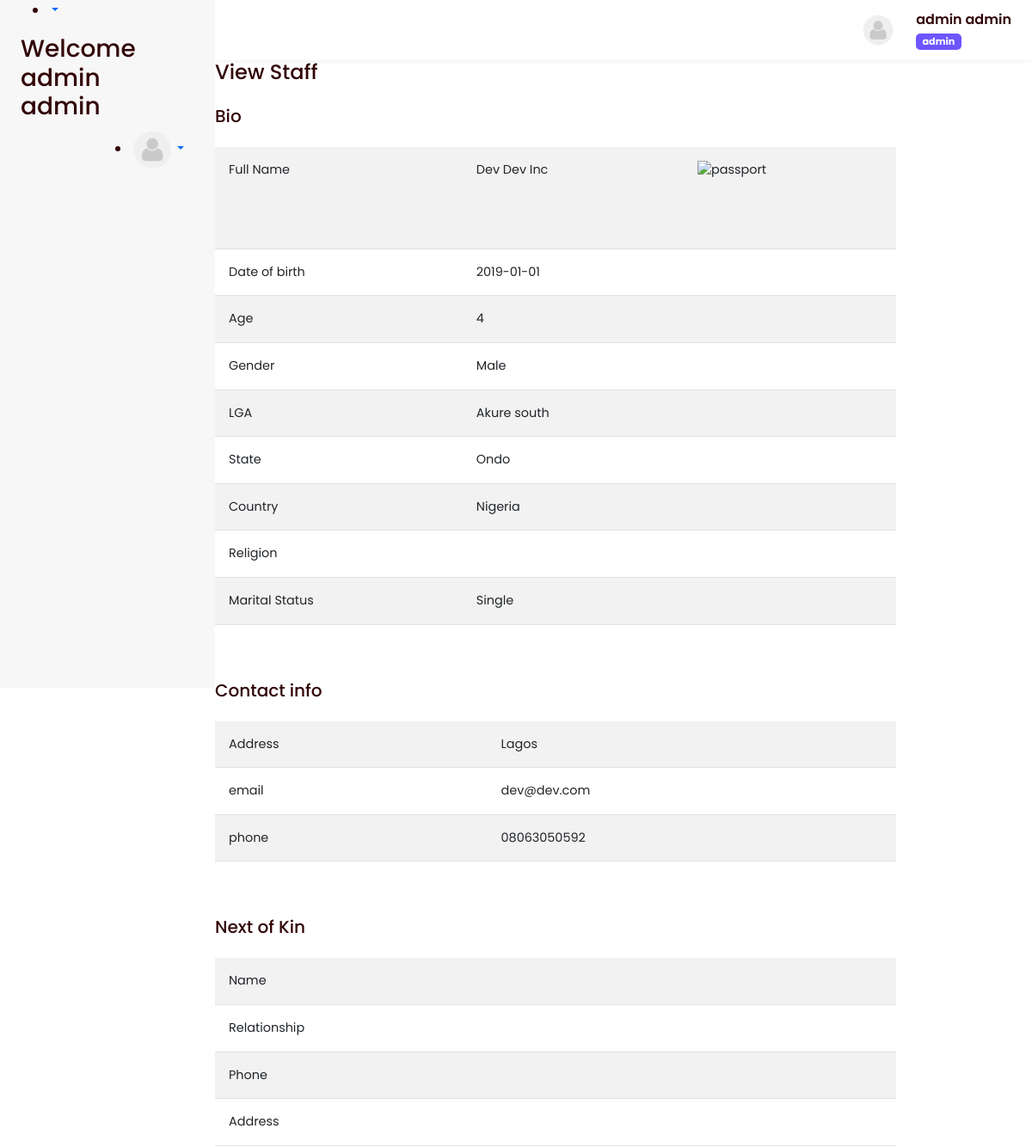
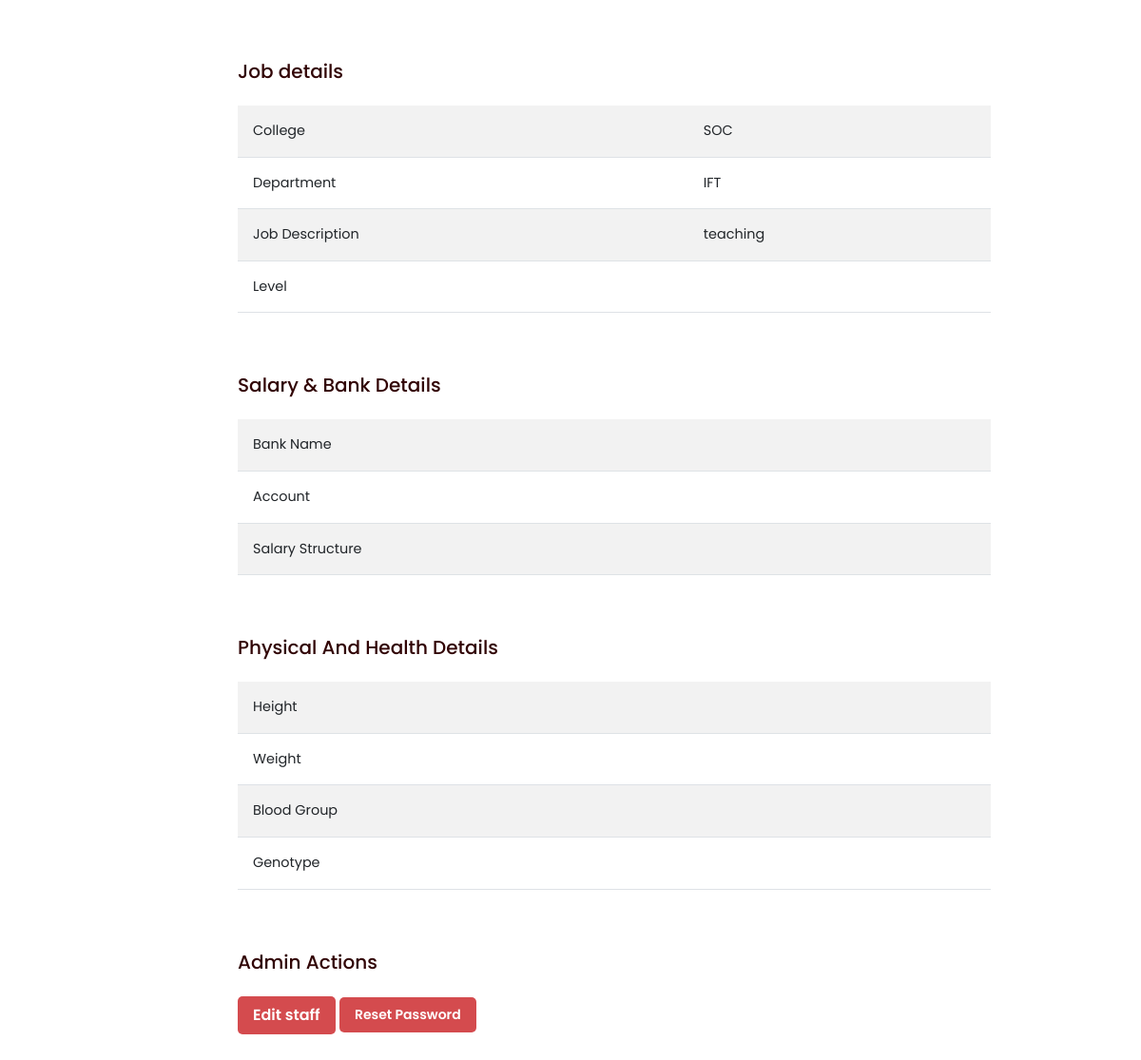
Page /admin/view_staff.php?is=8c5a0e4d07867c72ddc229a1b5bece9d (signed in) on the committed database (2 pictures, top to bottom).
### tables this page shows
CREATE TABLE `staff` (
  `sn` int(11) NOT NULL,
  `fname` varchar(20) NOT NULL,
  `mname` varchar(20) NOT NULL,
  `lname` varchar(20) NOT NULL,
  `gender` varchar(7) NOT NULL,
  `title` varchar(5) NOT NULL,
  `username` varchar(200) NOT NULL,
  `employee` varchar(20) NOT NULL,
  `job_description` varchar(20) NOT NULL,
  `marital_status` varchar(20) NOT NULL,
  `address` text NOT NULL,
  `phone` varchar(15) NOT NULL,
  `email` varchar(200) NOT NULL,
  `lga` varchar(20) NOT NULL,
  `state` varchar(20) NOT NULL,
  `country` varchar(20) NOT NULL,
  `salary_status` varchar(20) NOT NULL,
  `level` varchar(20) NOT NULL,
  `date_employed` varchar(11) NOT NULL,
  `picture` varchar(200) NOT NULL,
  `religion` varchar(20) NOT NULL,
  `nok` varchar(20) NOT NULL,
  `rnok` varchar(20) NOT NULL,
  `pnok` varchar(16) NOT NULL,
  `qualification` varchar(20) NOT NULL,
  `age` int(11) NOT NULL,
  `dob` varchar(10) NOT NULL,
  `department` varchar(20) NOT NULL,
  `college` varchar(120) NOT NULL,
  `program` varchar(120) NOT NULL,
  `bank` varchar(20) NOT NULL,
  `acc` varchar(15) NOT NULL,
  `last_update` varchar(20) NOT NULL,
  `genotype` varchar(25) NOT NULL,
  `blood_group` varchar(50) NOT NULL,
  `weight` varchar(50) NOT NULL,
  `height` varchar(50) NOT NULL,
  `anok` text NOT NULL,
  `role` text NOT NULL
);

### admin/header.php (called while the page is built, shortened)
<?php include("../conn.php") ?>
<?php session_start();
$users = $_SESSION['users'];
$s1 = mysqli_query($con, "SELECT * FROM admin where username = '$users'");
$sh1 = mysqli_fetch_array($s1);
$name1 = $sh1['fname'] . " " . $sh1['lname'];
$img = $sh1['picture'];
if ($img == "") {
    $img2 = "passport/default.png";
} else {
    $img2 = $img;
}
$role = "admin";
?>
<?php include("../extras/header.php") ?>

### admin/view_staff.php (the view, shortened to what this page needs)
<?php include("header.php") ?>
<div class="content">
	<div class="col-sm-10 mb-5">
		<div class="content">
			<div id="p_heading">
				<?php
				$users = $_SESSION['users'];
				$s1  = mysqli_query($con, "SELECT * FROM admin where username = '$users'");
				$sh1 = mysqli_fetch_array($s1);
				$name1 = $sh1['fname'] . " " . $sh1['lname'];
				$img = $sh1['picture'];
				if ($img == "") {
					$img2 = "passport/default.png";
				} else {
					$img2 = $img;
				}
				?>
				<?php include("nav.php") ?>
			</div>
			<div class="panel-body">
				<h4>View Staff</h4>
			</div>
			<?php
			$user = $_GET['is'];
			$s2 = mysqli_query($con, "SELECT * FROM  staff where username = '$user'");
			$sh2 = mysqli_fetch_array($s2);
			$fname = $sh2['fname'];
			$lname = $sh2['lname'];
			$mname = $sh2['mname'];
			$email = $sh2['email'];
			$phone = $sh2['phone'];
			$gender = $sh2['gender'];
			$address = $sh2['address'];
			$religion = $sh2['religion'];
			$state = $sh2['state'];
			$lga = $sh2['lga'];
			$country = $sh2['country'];
			$birthday = $sh2['dob'];
			$height = $sh2['height'];
			$weight = $sh2['weight'];
			$department = $sh2['department'];
			$genotype = $sh2['genotype'];
			$level = $sh2['level'];
			$job = $sh2['job_description'];
			$bank = $sh2['bank'];
			$acc = $sh2['acc'];
			$nok = $sh2['nok'];
			$rnok = $sh2['rnok'];
			$pnok = $sh2['pnok'];
			$anok = $sh2['anok'];
			$salary = $sh2['salary_status'];
			$marital = $sh2['marital_status'];
			$blood_group = $sh2['blood_group'];
			$staff_passport = $sh2['picture'];
			$college = $sh2['college'];
			function ageProcessor($bday = '')
			{
				$dob = date_create(date('d-m-Y H:i:s', strtotime($bday)));
				$now = date_create(date('Y-m-d H:i:s'));
				return date_diff($dob, $now)->format('%y');
			}
			$ageget =  ageProcessor($birthday);
			if ($birthday == "") {
				$age = "";
			} else {
				$age = $ageget;
			}
			?>
			<div class="panel-body">
				<div class="thumbnail">
					<h5><span class="glyphicon glyphicon-user"></span> Bio</h5>
					<table class="table table-striped">
						<tr>
							<td class="td-style">Full Name</td>
							<td class="td-style"><?php echo $fname . ' ' . $mname . ' ' . $lname ?></td>
							<td><img src="../staff/<?php echo $staff_passport ?>" class="thumbnail img-responsive" alt="passport" style="height: 120px; width: 120px;"></td>
						</tr>
						<tr>
							<td class="td-style">Date of birth</td>
							<td class="td-style"><?php echo $birthday ?></td>
							<td></td>
						</tr>
						<tr>
							<td class="td-style">Age</td>
							<td class="td-style"><?php echo $age ?></td>
							<td></td>
						</tr>
						<tr>
							<td class="td-style">Gender</td>
							<td class="td-style"><?php echo $gender ?></td>
							<td></td>
						</tr>
						<tr>
							<td class="td-style">LGA</td>
							<td class="td-style"><?php echo $lga ?></td>
							<td></td>
						</tr>
						<tr>
							<td class="td-style">State</td>
							<td class="td-style"><?php echo $state ?></td>
							<td></td>
						</tr>
						<tr>
							<td class="td-style">Country</td>
							<td class="td-style"><?php echo $country ?></td>
							<td></td>
						</tr>
						<tr>
							<td class="td-style">Religion</td>
							<td class="td-style"><?php echo $religion ?></td>
							<td></td>
						</tr>
						<tr>
							<td class="td-style">Marital Status</td>
							<td class="td-style"><?php echo $marital ?></td>
							<td></td>
						</tr>
					</table>
				</div>
				<div class="thumbnail">
					<h5><span class="glyphicon glyphicon-phone-alt"></span> Contact info </h5>
					<table class="table table-striped">
						<tr>
							<td>Address</td>
							<td><?php echo $address ?></td>
						</tr>
						<tr>
							<td>email</td>
							<td><?php echo $email ?></td>
						</tr>
						<tr>
							<td>phone</td>
							<td><?php echo $phone ?></td>
						</tr>
					</table>
				</div>
				<div class="thumbnail">
					<h5><span class=" fa fa-group"></span> Next of Kin</h5>
					<table class="table table-striped">
						<tr>
							<td>Name</td>
							<td><?php echo $nok ?></td>
						</tr>
						<tr>
							<td>Relationship</td>
							<td><?php echo $rnok ?></td>
						</tr>
						<tr>
							<td>Phone</td>
							<td><?php echo $pnok ?></td>
						</tr>
						<tr>
							<td>Address</td>
							<td><?php echo $anok ?></td>
						</tr>
					</table>
				</div>
				<div class="thumbnail">
					<h5><span class=" fa fa-wrench"></span> Job details</h5>
					<table class="table table-striped">
						<tr>
							<td>College</td>
							<td><?php echo $college ?></td>
						</tr>
						<tr>
							<td>Department</td>
							<td><?php echo $department ?></td>
						</tr>
						<tr>
							<td>Job Description</td>
							<td><?php echo $job ?></td>
						</tr>
						<tr>
							<td>Level</td>
							<td><?php echo $level ?></td>
						</tr>
					</table>
				</div>
				<div class="thumbnail">
					<h5><span class=" fa fa-bank"></span> Salary & Bank Details</h5>
					<table class="table table-striped">
						<tr>
							<td>Bank Name</td>
							<td><?php echo $bank ?></td>
						</tr>
						<tr>
							<td>Account</td>
							<td><?php echo $acc ?></td>
						</tr>
						<tr>
							<td>Salary Structure</td>
							<td><?php echo $salary ?></td>
						</tr>
					</table>
				</div>
				<div class="thumbnail">
					<h5><span class=" fa fa-medkit"></span> Physical And Health Details</h5>
					<table class="table table-striped">
						<tr>
							<td>Height</td>
							<td><?php echo $height ?></td>
						</tr>
						<tr>
							<td>Weight</td>
							<td><?php echo $weight ?></td>
						</tr>
						<tr>
							<td>Blood Group</td>
							<td><?php echo $blood_group ?></td>
						</tr>
						<tr>
							<td>Genotype</td>
							<td><?php echo $genotype ?></td>
						</tr>
					</table>
				</div>
				<div class="thumbnail">
					<h5><span class="fa fa-wrench"></span> Admin Actions</h5>
					<a href="edit1.php?is=<?php echo $user ?>" class=" btn btn-pink"><span class="glyphicon glyphicon-pencil"></span> Edit staff</a>
					<a href="reset.php?is=<?php echo $user ?>" class=" btn btn-pink btn-sm" title='reset password'><span class="glyphicon glyphicon-edit"></span> Reset Password</a>
				</div>
			</div>
		</div>
	</div>
</div>

### extras/body.php (shortened to what this page needs)
<body>
    <main id="super-box">
        <?php include("navbar.php") ?>
        <section class="viewbox">
            <div class="viewbox-nav">
                <div id="droppy" class="dropdown">
                    <div class="profile-bar dropdown-toggle" type="button" id="dropdownMenuButton1"
                        data-bs-toggle="dropdown" aria-expanded="false">
                        <div class="image">
                            <img src="<?= $img2 ?>" alt="">
                        </div>
                        <div class="content">
                            <p>
                                <?= $name1 ?>
                            </p>
                            <span class="badge bg-secondary"><?= $role ?></span>
                        </div>
                    </div>
                </div>
            </div>

### admin/nav.php (shortened to what this page needs)
<nav style='border: none !important; outline: none !important;' class='navbar navbar-default'>
  <div class="container nav">
    <div class="settings">
      <ul>
        <li class="dropdown"><a href="" style='border: none !important; outline: none !important;' class="navbar-toggle collapsed dropdown-toggle list-right" data-bs-toggle="dropdown" data-hover="dropdown">
          </a>
    </div>
    <h3>Welcome <?php echo $name1 ?></h3>
    <div class="settings">
      <ul>
        <li class="dropdown"><a href="" class="dropdown-toggle list-right" data-bs-toggle="dropdown" data-hover="dropdown"><img src="<?php echo $img2 ?>" width="50px" id="imgs"></a>
    </div>
  </div>
</nav>

### assets/css/style.css (style rules this page uses)
body { font-family: 'Poppins', sans-serif !important; color: #310405 !important; }
p { margin-bottom: 0 !important; }
.panel-body { margin-bottom: 1.5rem; }
.panel-body .thumbnail { margin-bottom: 4rem; }
.panel-body .thumbnail > h5 { margin-bottom: 1.5rem; }
.btn-pink { background-color: #d44b4e !important; color: #fff !important; border: none !important; padding: .5rem 1rem !important; border-radius: 5px !important; font-weight: 600 !important; transition: .3s !important; }
#super-box { display: flex; align-items: flex-start; min-height: 100vh; width: 100%; overflow-x: hidden; background-color: white; position: relative; }
#super-box nav, #super-box section.viewbox { min-height: 100vh; transition: .3s; overflow: hidden; }
#super-box nav { display: flex; flex-direction: column; align-items: flex-start; padding: 0rem 1.5rem 7rem; gap: 24px; background: #F7F7F7; width: 250px; position: fixed; z-index: 1; top: 0; left: 0; overflow-y: scroll; max-height: 100vh; }
#super-box .viewbox { width: calc(100% - 250px); margin-left: 250px; }
.viewbox .viewbox-nav, .viewbox .viewbox-content { padding: .7rem 1.5rem; }
.viewbox .viewbox-nav { display: flex; align-items: center; box-shadow: 0px 2px 4px rgba(0, 0, 0, 0.05); }
.viewbox .viewbox-nav .profile-bar { display: flex; align-content: center; }
.viewbox .viewbox-nav .profile-bar .content p { margin-bottom: .3rem; font-weight: 600; }
.viewbox .viewbox-nav .profile-bar .content span { font-size: .7rem !important; background: #6D55FF !important; border-radius: 5px; }
.viewbox .viewbox-nav .profile-bar .image { width: 40px; height: 100%; overflow: hidden; display: flex; align-items: center; justify-content: center; margin: auto 0; margin-right: 1.5rem; }
.viewbox .viewbox-nav .profile-bar .image img { width: 40px; height: 40px; border-radius: 50%; display: block; margin: 0 auto; }
#droppy .profile-bar::after { opacity: 0; display: none; }
.table>:not(caption)>*>* { padding: 1rem !important; font-size: .9rem; }

### rows in the picture
staff: fname "Dev", mname "Dev", lname "Inc", dob "2019-01-01", dob "4", gender "Male", lga "Akure south", state "Ondo", country "Nigeria", marital_status "Single", address "Lagos", email "dev@dev.com", phone "08063050592", college "SOC", department "IFT", job_description "teaching"

### other values in the picture
$name1 "admin admin"
$role "admin"
